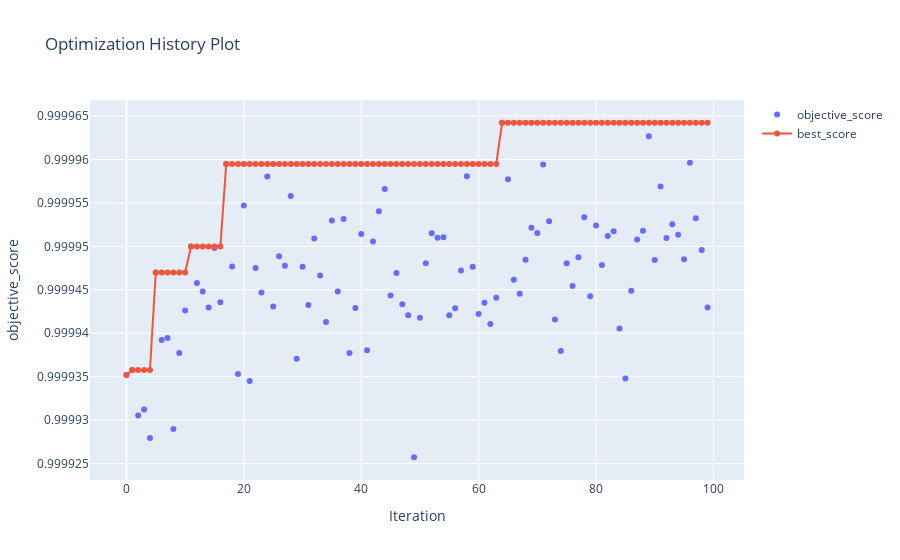

Notebook code cell kept with this figure:
### Code cell
algo_object.plot_history()
